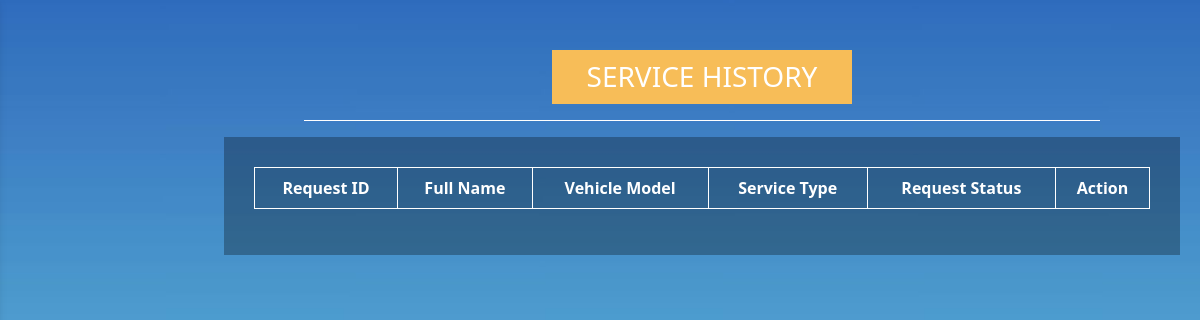
The app's page /Admin/Service_History.php, older data.
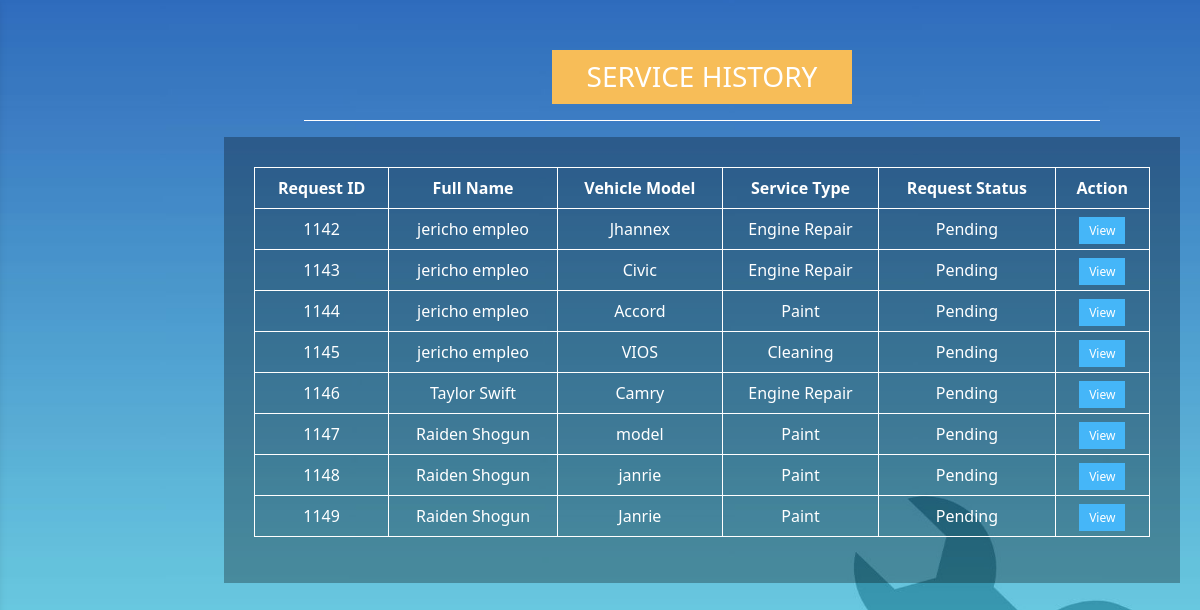
The same page, newer data.
### tables this page shows
CREATE TABLE `service_request` (
  `request_id` int(11) NOT NULL,
  `car_model` varchar(20) NOT NULL,
  `car_brand` varchar(20) NOT NULL,
  `car_reg_num` varchar(20) NOT NULL,
  `service_type` varchar(20) NOT NULL,
  `car_problem` varchar(100) NOT NULL,
  `request_date` datetime NOT NULL,
  `completion_date` datetime NOT NULL,
  `client_id` int(11) NOT NULL,
  `service_id` int(11) NOT NULL,
  `cost_id` int(11) NOT NULL,
  `status` int(11) NOT NULL
);

CREATE TABLE `client` (
  `client_id` int(11) NOT NULL,
  `fullname` varchar(50) NOT NULL,
  `email` varchar(100) NOT NULL,
  `mobile_number` int(20) NOT NULL,
  `address` varchar(100) NOT NULL,
  `username` varchar(30) NOT NULL,
  `password` varchar(20) NOT NULL
);

### Admin/Service_History.php (the view, shortened to what this page needs)
<?php
include('../connection.php');
$query = "SELECT sr.request_id, c.fullname, sr.car_model, sr.service_type, sr.request_status
          FROM service_request sr
          INNER JOIN client c ON sr.client_id = c.client_id";
$result = mysqli_query($con, $query);
?>
<!DOCTYPE html>
<html lang="en">
<head>
     <link href="https://cdn.jsdelivr.net/npm/bootstrap@5.3.0/dist/css/bootstrap.min.css" rel="stylesheet"
>
     <link rel="stylesheet" href="../CSS/style.css">
     <link rel="stylesheet" href="../CSS/bg-style-a.css">
</head>
<body>
     <?php include "../common/admin-side-nav.php" ?>
     <div>
          <div class="row">
               <div class="col-xl-2 col-0"></div>
               <div class="col-xl-10 col-12">
                    <div class="d-flex justify-content-center">
                         <h3 class="admin-head-txt mb-0">Service History</h3>
                    </div>
                    <div class="d-flex justify-content-center">
                         <hr style="opacity: 1; color: white; width: 80%;">
                    </div>
                    <div class="d-flex justify-content-center">
                         <div class="admin-section">
                              <div class="table-section">
                                   <table class="table">
                                        <thead>
                                             <tr>
                                                  <th scope="col">Request ID</th>
                                                  <th scope="col">Full Name</th>
                                                  <th scope="col">Vehicle Model</th>
                                                  <th scope="col">Service Type</th>
                                                  <th scope="col">Request Status</th>
                                                  <th scope="col">Action</th>
                                             </tr>
                                        </thead>
                                        <tbody>
                                         <?php
                                        while ($row = mysqli_fetch_assoc($result)) {
                                            echo "<tr>";
                                            echo "<td>" . $row['request_id'] . "</td>";
                                            echo "<td>" . $row['fullname'] . "</td>";
                                            echo "<td>" . $row['car_model'] . "</td>";
                                            echo "<td>" . $row['service_type'] . "</td>";
                                            if ($row['request_status'] == 0) {
                                             echo "<td>Pending</td>";
                                         } else {
                                             echo "<td>Approved</td>";
                                         }
                                            echo '<td><a href="Admin_View_Service_History.php?request_id=' . $row['request_id'] . '" class="btn-edit">View</a></td>';
                                            echo "</tr>";
                                        }
                                        ?>
            </tbody>
                                   </table>
                              </div>
                         </div>
                    </div>
               </div>
          </div>
</html>

### common/admin-side-nav.php (shortened to what this page needs)
<nav id="main-navbar" class="navbar navbar-expand-lg navbar-white fixed-top">
</nav>

### CSS/bg-style-a.css (style rules this page uses)
body { background-image: url('../Assets/background-picture.jpg'); background-size: cover; background-repeat: no-repeat; background-attachment: fixed; }

### Admin/Service_History.php (style rules this page uses)
.admin-section { margin-top: 0px; margin-bottom: 100px; background-color: rgba(0, 0, 0, 0.29); min-width: 200px; overflow: scroll; padding: 30px; margin-right: 20px; margin-left: 20px; width: 1000px; }
.table-section { margin-top: 0px; min-width: 200px; overflow: scroll; }
th, td { text-align: center; width: fit-content; padding: 10px 15px; }
th { background-color: transparent !important; color: white !important; font-weight: 400; border: 1px solid white; font-weight: bold; }
td { background-color: transparent !important; color: white !important; border: 1px solid white; vertical-align: middle; }
.admin-head-txt { margin: 20px; color: white; margin-top: 50px; text-transform: uppercase; padding: 10px 35px; background-color: color(srgb 0.9702 0.7395 0.3452); width: fit-content; }
.btn-a, .btn-edit, .btn-delete { border-radius: 0px; color: white; margin: 5px !important; text-decoration: none; padding: 10px 20px; }
.btn-edit { font-size: 12px; padding: 5px 10px !important; }
.btn-a, .btn-edit { background-color: color(srgb 0.2706 0.7121 0.9729); }

Row changes from the older to the newer data that the page shows:
added service_request: request_id "1142", client.fullname "jericho empleo", car_model "Jhannex", service_type "Engine Repair", shows "Pending"
added service_request: request_id "1143", client.fullname "jericho empleo", car_model "Civic", service_type "Engine Repair", shows "Pending"
added service_request: request_id "1144", client.fullname "jericho empleo", car_model "Accord", service_type "Paint", shows "Pending"
added service_request: request_id "1145", client.fullname "jericho empleo", car_model "VIOS", service_type "Cleaning", shows "Pending"
added service_request: request_id "1146", client.fullname "Taylor Swift", car_model "Camry", service_type "Engine Repair", shows "Pending"
added service_request: request_id "1147", client.fullname "Raiden Shogun", car_model "model", service_type "Paint", shows "Pending"
added service_request: request_id "1148", client.fullname "Raiden Shogun", car_model "janrie", service_type "Paint", shows "Pending"
added service_request: request_id "1149", client.fullname "Raiden Shogun", car_model "Janrie", service_type "Paint", shows "Pending"
